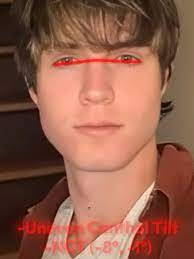
#> input picture Lab2/faceIq.jpg, 194 x 259 px, found by its file name
$ python Zadanie3.4.py
#> lines starting #> are read from the running program, lines starting #| are printed output that depends on the picture
import cv2


image = cv2.imread('Lab2/faceIq.jpg')
#> image is the input picture: shape (259, 194, 3); mean B, G, R 74.5, 93, 145.4

# Definiowanie współrzędnych dla:
x1, y1 = 25, 25       # Lewego górnego wierzchołka
x2, y2 = 175, 175     # Prawego dolnego wierzchołka

# Przycinanie jedną metodą
cropped = image[y1:y2, x1:x2]
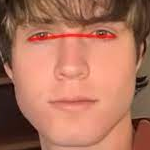
#> cropped: shape (150, 150, 3); mean B, G, R 93.3, 115.1, 175.1

# Przycinanie obrazu metodą sub-pixelową
center = (100, 100)
size = (150, 150)
cropped_differently = cv2.getRectSubPix(image, size, center)
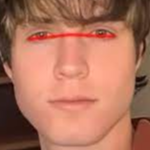
#> cropped_differently: shape (150, 150, 3); mean B, G, R 93.6, 115.5, 175.6

# Wyświetlanie
cv2.imshow("Cropped Rectangle", cropped)
cv2.imshow("Cropped Differently Rectangle", cropped_differently)
cv2.waitKey(0)
cv2.destroyAllWindows()
